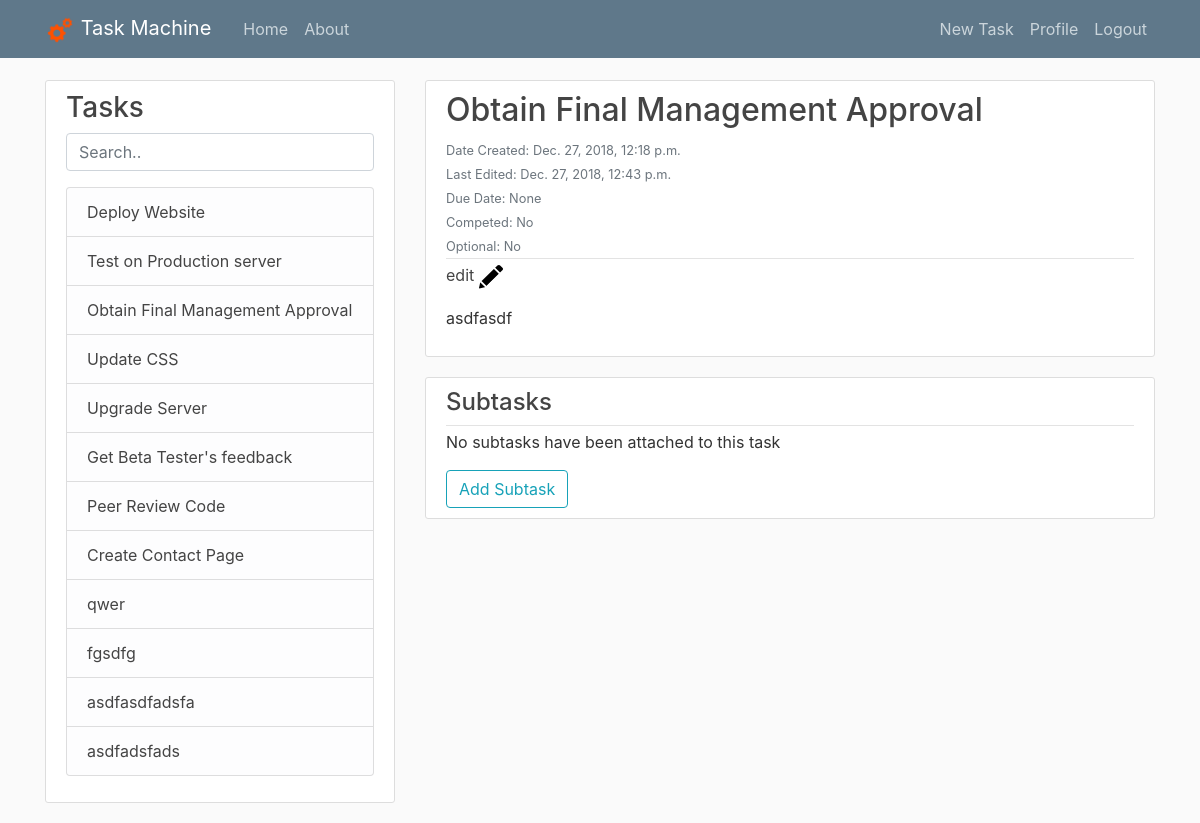
Page /?id=45 (signed in) on the committed database.
### tasks/models.py (models this page shows, shortened)
class Post(models.Model):
    title = models.CharField(max_length=100)
    content = models.TextField(blank=True)
    date_posted = models.DateTimeField(auto_now_add=True)
    date_edited = models.DateTimeField(auto_now=True)
    author = models.ForeignKey(User, on_delete=models.CASCADE)
    children = models.ManyToManyField('self',symmetrical=False)
    due_date = models.DateField(blank=True,null=True)
    choices = (
        (True,'Yes'),
        (False,'No'),
    )
    complete = models.BooleanField(blank=False,choices=choices,default=False)
    optional = models.BooleanField(choices=choices,default=False)
    class Meta:
        unique_together = ('author', 'title')

### tasks/views.py (the view)
# urls.py: path('', PostListView.as_view(), name='tasks-home'),
class PostListView(LoginRequiredMixin,ListView):
    model = Post
    template_name = 'tasks/home.html'
    context_object_name = 'posts'
    ordering = ['-date_posted']
    def get_context_data(self, **kwargs):
        context = super(PostListView, self).get_context_data(**kwargs)
        context['post_list'] = Post.objects.all().filter(author=self.request.user)
        taskId = self.request.GET.get('id')
        UserPosts = Post.objects.filter(author=self.request.user)
        if UserPosts.count() < 1:
            context['post'] = None
            context['sublist'] = None
        elif taskId == 'new' or taskId is None or UserPosts.filter(pk=taskId).count() < 1:
            taskId = UserPosts.first().pk
            context['post'] = Post.objects.get(pk=taskId)
            context['sublist'] = context['post'].children.all()
        else:
            context['post'] = Post.objects.get(pk=taskId)
            context['sublist'] = context['post'].children.all()
        return context
    def get_queryset(self, **kwargs):
        return Post.objects.filter(author=self.request.user)

### tasks/templates/tasks/home.html (shortened to what this page needs)
{% extends "tasks/leftbar.html" %}
{% block header %}
<link href="http://cdnjs.cloudflare.com/ajax/libs/summernote/0.8.11/summernote.css" rel="stylesheet">
{% endblock header %}
{% block content %}
{% if post_list.count < 1 %}
    <div class="col-md-8">
        <div class="media content-section">
            <div class="media-body">
                <div class="article-metadata">
                    <h4>You have no tasks</h4>
                </div>
                <div>
                    <a class="btn btn-outline-info" href="/post/new/">Create Task</a>
                </div>
            </div>
        </div>
    </div>
{% else %}
    <div class="col-md-8">
        <article class="media content-section">
            <div class="media-body">
                <div class="media-body relative">
                    <div class="article-metadata">
                        <h2><span class="article-title">{{ post.title }}</a></h2>
                        <div class="dates">
                            <small class="text-muted">Date Created: {{ post.date_posted}}</small>
                            <br>
                            <small class="text-muted">Last Edited: {{ post.date_edited}}</small>
                            <br>
                            <small class="text-muted">Due Date: {{ post.due_date }}</small>
                        </div>
                        <div class="attributes">
                            <small class="text-muted">Competed: {% if post.complete %}Yes  <span class="green dot"></span>{% else %}No  {% endif %}</small>
                            <br>
                            <small class="text-muted">Optional: {% if post.optional %}Yes{% else %}No{% endif %}</small>
                        </div>
                    </div>
                </div>
                <div class="edit">
                    <a class="article-title edit" href="/post/{{ post.pk }}/update">
                        edit
                        <img src="media/edit-button.png" alt="Edit Post" width="25" height="25">
                    </a>
                </div>
                <div>
                    <p class="article-content">{{ post.content | safe }}</p>
                </div>
            </div>
        </article>
        <div class="media content-section">
            <div class="media-body">
                <div class="article-metadata">
                    <h4>Subtasks</h4>
                </div>
                <div class="scroll">
                    <ul class="list-group" id="subtasklist">
                    {% if sublist.count > 0 %}
                        {% for sub in sublist %}
                        <li class="list-group-item list-group-item-light substask" data-pk="{{ sub.pk }}">
                            <a class="article-title" href="/?id={{ sub.id }}">{{ sub.title }}</a>
                            {% if sub.complete %}
                            <span class="green dot"></span>
                            {% else %}
                            <span class="red dot"></span>
                            {% endif %}
                            <span class="btn btn-outline-danger remove-sub" onclick="removeSub({{ sub.pk }})">Remove</span></li>
                        {% endfor %}
                    {% else %}
                        <p class="article-content">No subtasks have been attached to this task</p>
                    {% endif %}
                    </ul>
                </div>
                <button class="btn btn-outline-info" type="button" id="addTask">Add Subtask</button>
            </div>
        </div>
    </div>
{% endif %}
{% endblock content %}

### tasks/templates/tasks/leftbar.html
{% extends "tasks/base.html" %}
{% block leftBar %}
<div class="col-md-4 leftbar" >
    <div class="content-section">
        <h3>Tasks</h3>
        <p class='text-muted'>
            <input class="form-control" id="myInputLeftBar" type="text" placeholder="Search..">
            <div class="scroll">
                <ul class="list-group" id="leftBarList">
                {% for post in post_list %}
                    <li class="list-group-item list-group-item-light"><a class="article-title" href="/?id={{ post.id }}">{{ post.title }}</a></li>
                {% endfor %}
                </ul>
            </div>
        </p>
    </div>
</div>
{% endblock leftBar %}

### static/tasks/main.css (style rules this page uses)
body { background: #fafafa; color: #333333; margin-top: 5rem; }
h1, h2, h3, h4, h5, h6 { color: #444444; }
ul { margin: 0; }
.content-section { background: #ffffff; padding: 10px 20px; border: 1px solid #dddddd; border-radius: 3px; margin-bottom: 20px; }
.article-title { color: #444444; }
.article-content { white-space: pre-line; }
.article-metadata { padding-bottom: 1px; margin-bottom: 4px; border-bottom: 1px solid #e3e3e3 }

### rows in the picture
Post: title "Deploy Website"
Post: title "Test on Production server"
Post: title "Obtain Final Management Approval", date_posted "Dec. 27, 2018, 12:18 p.m.", date_edited "Dec. 27, 2018, 12:43 p.m.", due_date "None", content "asdfasdf"
Post: title "Update CSS"
Post: title "Upgrade Server"
Post: title "Get Beta Tester's feedback"
Post: title "Peer Review Code"
Post: title "Create Contact Page"
Post: title "qwer"
Post: title "fgsdfg"
Post: title "asdfasdfadsfa"
Post: title "asdfadsfads"
